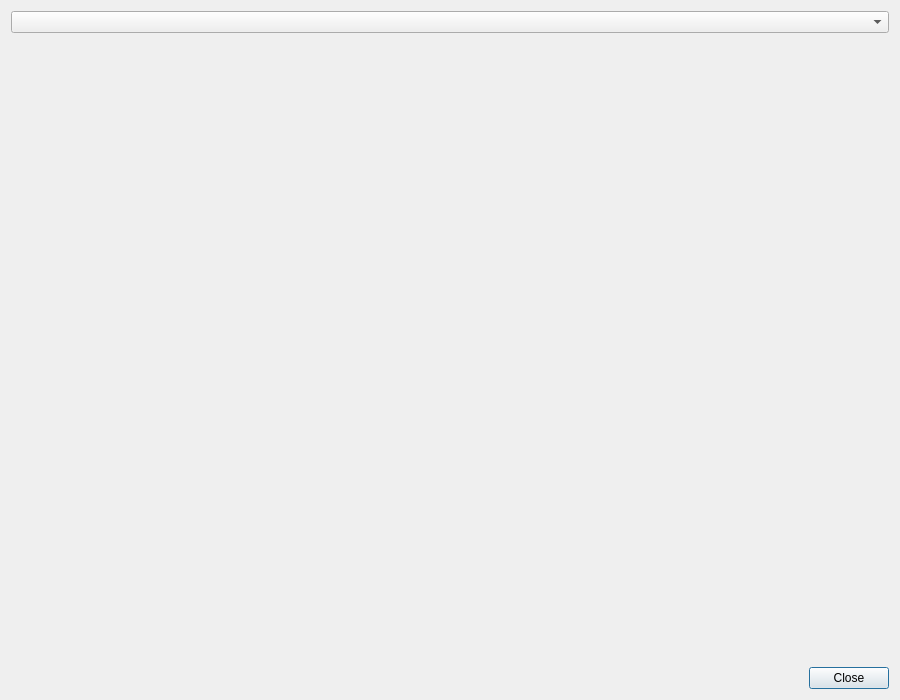
<?xml version="1.0" encoding="UTF-8"?>
<ui version="4.0">
 <class>DrawDialog</class>
 <widget class="QDialog" name="DrawDialog">
  <property name="geometry">
   <rect>
    <x>0</x>
    <y>0</y>
    <width>900</width>
    <height>700</height>
   </rect>
  </property>
  <property name="windowTitle">
   <string>График поступлений</string>
  </property>
  <layout class="QVBoxLayout" name="verticalLayout">
   <item>
    <widget class="QComboBox" name="productCombo">
     <property name="minimumSize">
      <size>
       <width>200</width>
       <height>0</height>
      </size>
     </property>
    </widget>
   </item>
   <item>
    <widget class="QWidget" name="graphContainer" native="true">
     <property name="sizePolicy">
      <sizepolicy hsizetype="Expanding" vsizetype="Expanding">
       <horstretch>1</horstretch>
       <verstretch>1</verstretch>
      </sizepolicy>
     </property>
     <property name="minimumSize">
      <size>
       <width>700</width>
       <height>400</height>
      </size>
     </property>
     <layout class="QVBoxLayout" name="verticalLayout_2">
      <property name="leftMargin">
       <number>0</number>
      </property>
      <property name="topMargin">
       <number>0</number>
      </property>
      <property name="rightMargin">
       <number>0</number>
      </property>
      <property name="bottomMargin">
       <number>0</number>
      </property>
     </layout>
    </widget>
   </item>
   <item>
    <widget class="QDialogButtonBox" name="buttonBox">
     <property name="standardButtons">
      <set>QDialogButtonBox::Close</set>
     </property>
    </widget>
   </item>
  </layout>
 </widget>
 <resources/>
 <connections>
  <connection>
   <sender>buttonBox</sender>
   <signal>rejected()</signal>
   <receiver>DrawDialog</receiver>
   <slot>reject()</slot>
   <hints>
    <hint type="sourcelabel">
     <x>450</x>
     <y>670</y>
    </hint>
    <hint type="destinationlabel">
     <x>450</x>
     <y>350</y>
    </hint>
   </hints>
  </connection>
 </connections>
</ui>
